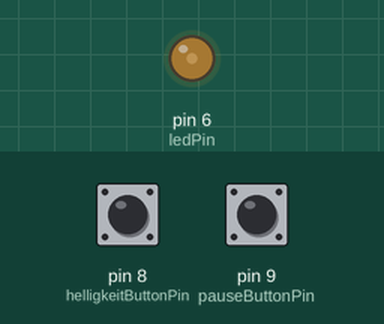
Simulated run of this sketch. Board: Arduino Uno, built with avr-gcc and run on an emulated ATmega328P. On the bench: output pins drawn as LEDs (lit = HIGH). The inputs (shaded band) are chosen by the test bench; at power-on: pin 8 (helligkeitButtonPin) HIGH, pin 9 (pauseButtonPin) HIGH. EEPROM starts erased.

Above: at 1.2 s.
1.3 s: pin 8 (helligkeitButtonPin) pulled LOW for 0.15 s
At 3.8 s:
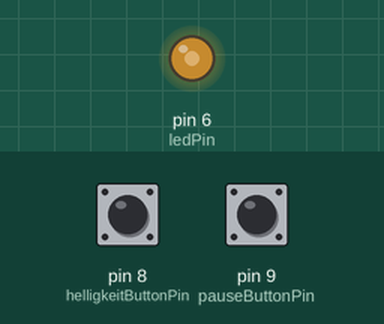
4.4 s: pin 8 (helligkeitButtonPin) pulled LOW for 3.2 s
9.9 s: pin 9 (pauseButtonPin) pulled LOW for 0.15 s
At 12.2 s:
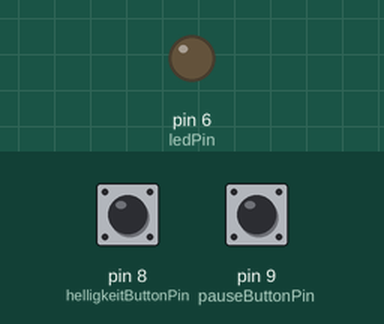
Timing chart, 0 to 18.9 s (numbered marks = the images above; inputs shaded):
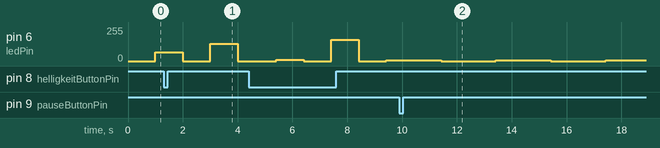

Measured:
- after the input at 9.9 s, pin 6 (ledPin): alternates 5/255 for 2.0 s and 0/255 for 2.0 s, starting after 1.5 s

The sketch:

EEPROM_fertig.ino
```cpp
/*
  Der leichte Einstieg in Arduino & Co.
  EEPROM, das Gedächtnis des Arduinos

  Version 1.00, 06.10.2019
  Der Hobbyelektroniker
  https://community.hobbyelektroniker.ch
  https://www.youtube.com/c/HobbyelektronikerCh
  Der Code kann mit Quellenangabe frei verwendet werden.
*/

#include <EEPROM.h>

const int eeprom_signatur = 23379;
const int eeprom_version = 2;

const int ledPin = 6;
const int pauseButtonPin = 9;
const int helligkeitButtonPin = 8;

uint16_t helligkeit = 64;
uint16_t pause = 1000;

void eeprom_laden() {
  int signatur;
  int version = 0;
  int adresse = 0;
  EEPROM.get(adresse,signatur);
  adresse += sizeof(signatur);
  if (signatur != eeprom_signatur) return;
  EEPROM.get(adresse,version);
  adresse += sizeof(version);
  switch(version) {
    case 1: {
              EEPROM.get(adresse,pause);
              adresse += sizeof(pause);
              break;
            };
    case 2: {
              EEPROM.get(adresse,pause);
              adresse += sizeof(pause);
              EEPROM.get(adresse,helligkeit);
              adresse += sizeof(helligkeit);
              break;
            };
  }
}

void eeprom_speichern() {
  int adresse = 0;
  EEPROM.put(adresse,eeprom_signatur);
  adresse += sizeof(eeprom_signatur);
  EEPROM.put(adresse,eeprom_version);
  adresse += sizeof(eeprom_version);
  EEPROM.put(adresse,pause);
  adresse += sizeof(pause);
  EEPROM.put(adresse,helligkeit);
  adresse += sizeof(helligkeit);
}

void blinkAnalog() {
  static unsigned long start = 0;
  static boolean isOn = false;
  if (start+pause < millis()) {
    start = millis();
    isOn = !isOn;
    if (isOn) {
      analogWrite(ledPin,helligkeit);
    } else {
      analogWrite(ledPin,0);
    }
  }
}

void setup() {
  pinMode(pauseButtonPin,INPUT_PULLUP);
  pinMode(helligkeitButtonPin,INPUT_PULLUP);
  eeprom_laden();
}

void aenderePause() {
  pause *= 2;
  if (pause > 2000) pause = 50;
  delay(500);
  eeprom_speichern();
}

void aendereHelligkeit() {
  helligkeit *= 2;
  if (helligkeit > 255) helligkeit = 5;
  delay(500);
  eeprom_speichern();
}

void loop() {
  blinkAnalog();
  if (!digitalRead(pauseButtonPin)) aenderePause();
  if (!digitalRead(helligkeitButtonPin)) aendereHelligkeit();
}
```
